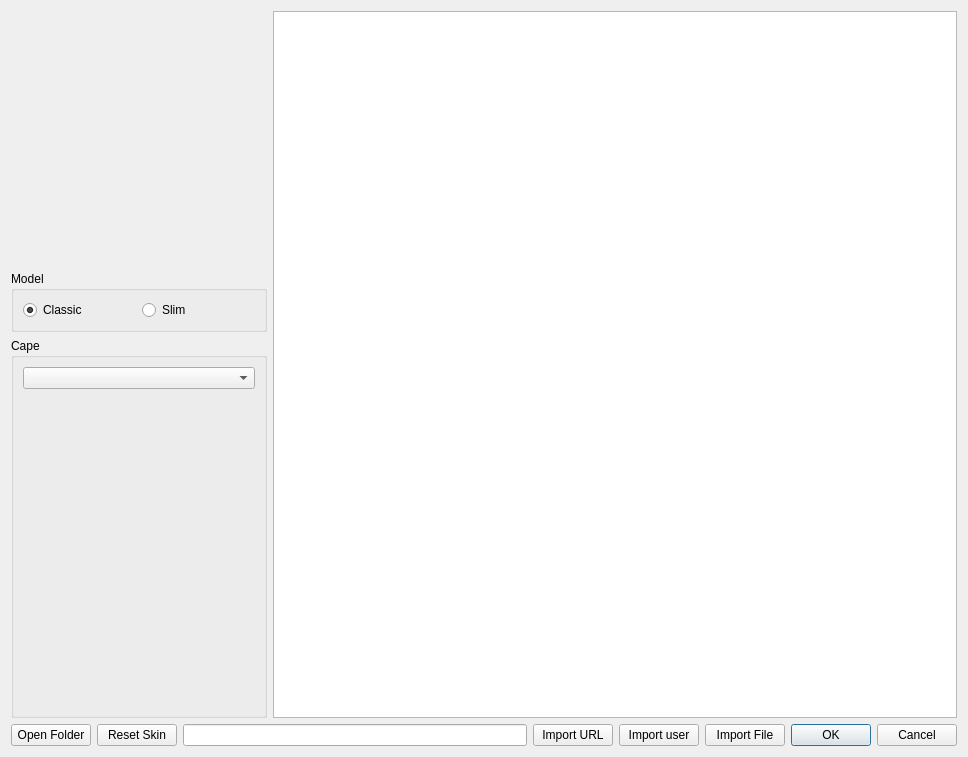
<?xml version="1.0" encoding="UTF-8"?>
<ui version="4.0">
 <class>SkinManageDialog</class>
 <widget class="QDialog" name="SkinManageDialog">
  <property name="geometry">
   <rect>
    <x>0</x>
    <y>0</y>
    <width>968</width>
    <height>757</height>
   </rect>
  </property>
  <property name="windowTitle">
   <string>Skin Upload</string>
  </property>
  <layout class="QVBoxLayout" name="verticalLayout">
   <item>
    <layout class="QHBoxLayout" name="mainHlLayout" stretch="3,8">
     <item>
      <layout class="QVBoxLayout" name="selectedVLayout" stretch="2,1,3">
       <item>
        <widget class="QLabel" name="selectedModel">
         <property name="text">
          <string/>
         </property>
         <property name="scaledContents">
          <bool>false</bool>
         </property>
         <property name="alignment">
          <set>Qt::AlignCenter</set>
         </property>
        </widget>
       </item>
       <item>
        <widget class="QGroupBox" name="modelBox">
         <property name="sizePolicy">
          <sizepolicy hsizetype="Preferred" vsizetype="Maximum">
           <horstretch>0</horstretch>
           <verstretch>0</verstretch>
          </sizepolicy>
         </property>
         <property name="title">
          <string>Model</string>
         </property>
         <layout class="QHBoxLayout" name="horizontalLayout_2">
          <item>
           <widget class="QRadioButton" name="steveBtn">
            <property name="text">
             <string>Classic</string>
            </property>
            <property name="checked">
             <bool>true</bool>
            </property>
           </widget>
          </item>
          <item>
           <widget class="QRadioButton" name="alexBtn">
            <property name="text">
             <string>Slim</string>
            </property>
           </widget>
          </item>
         </layout>
        </widget>
       </item>
       <item>
        <widget class="QGroupBox" name="capeBox">
         <property name="title">
          <string>Cape</string>
         </property>
         <layout class="QVBoxLayout" name="verticalLayout_4">
          <item>
           <widget class="QComboBox" name="capeCombo"/>
          </item>
          <item>
           <widget class="QLabel" name="capeImage">
            <property name="text">
             <string/>
            </property>
            <property name="scaledContents">
             <bool>false</bool>
            </property>
            <property name="alignment">
             <set>Qt::AlignCenter</set>
            </property>
           </widget>
          </item>
         </layout>
        </widget>
       </item>
      </layout>
     </item>
     <item>
      <widget class="QListView" name="listView">
       <property name="contextMenuPolicy">
        <enum>Qt::CustomContextMenu</enum>
       </property>
       <property name="acceptDrops">
        <bool>false</bool>
       </property>
       <property name="modelColumn">
        <number>0</number>
       </property>
      </widget>
     </item>
    </layout>
   </item>
   <item>
    <layout class="QHBoxLayout" name="buttonsHLayout" stretch="0,0,3,0,0,0,1">
     <item>
      <widget class="QPushButton" name="openDirBtn">
       <property name="text">
        <string>Open Folder</string>
       </property>
      </widget>
     </item>
     <item>
      <widget class="QPushButton" name="resetBtn">
       <property name="text">
        <string>Reset Skin</string>
       </property>
      </widget>
     </item>
     <item>
      <widget class="QLineEdit" name="urlLine">
       <property name="placeholderText">
        <string extracomment="URL or username"/>
       </property>
      </widget>
     </item>
     <item>
      <widget class="QPushButton" name="urlBtn">
       <property name="text">
        <string>Import URL</string>
       </property>
      </widget>
     </item>
     <item>
      <widget class="QPushButton" name="userBtn">
       <property name="text">
        <string>Import user</string>
       </property>
      </widget>
     </item>
     <item>
      <widget class="QPushButton" name="fileBtn">
       <property name="text">
        <string>Import File</string>
       </property>
      </widget>
     </item>
     <item>
      <widget class="QDialogButtonBox" name="buttonBox">
       <property name="sizePolicy">
        <sizepolicy hsizetype="Minimum" vsizetype="Fixed">
         <horstretch>0</horstretch>
         <verstretch>0</verstretch>
        </sizepolicy>
       </property>
       <property name="standardButtons">
        <set>QDialogButtonBox::Cancel|QDialogButtonBox::Ok</set>
       </property>
      </widget>
     </item>
    </layout>
   </item>
  </layout>
  <action name="action_Delete_Skin">
   <property name="text">
    <string>&amp;Delete Skin</string>
   </property>
   <property name="toolTip">
    <string>Deletes selected skin</string>
   </property>
   <property name="shortcut">
    <string>Del</string>
   </property>
  </action>
  <action name="action_Rename_Skin">
   <property name="text">
    <string>&amp;Rename Skin</string>
   </property>
   <property name="toolTip">
    <string>Rename selected skin</string>
   </property>
   <property name="shortcut">
    <string>F2</string>
   </property>
  </action>
 </widget>
 <resources/>
 <connections>
  <connection>
   <sender>buttonBox</sender>
   <signal>rejected()</signal>
   <receiver>SkinManageDialog</receiver>
   <slot>reject()</slot>
   <hints>
    <hint type="sourcelabel">
     <x>617</x>
     <y>736</y>
    </hint>
    <hint type="destinationlabel">
     <x>483</x>
     <y>378</y>
    </hint>
   </hints>
  </connection>
  <connection>
   <sender>buttonBox</sender>
   <signal>accepted()</signal>
   <receiver>SkinManageDialog</receiver>
   <slot>accept()</slot>
   <hints>
    <hint type="sourcelabel">
     <x>617</x>
     <y>736</y>
    </hint>
    <hint type="destinationlabel">
     <x>483</x>
     <y>378</y>
    </hint>
   </hints>
  </connection>
 </connections>
</ui>
